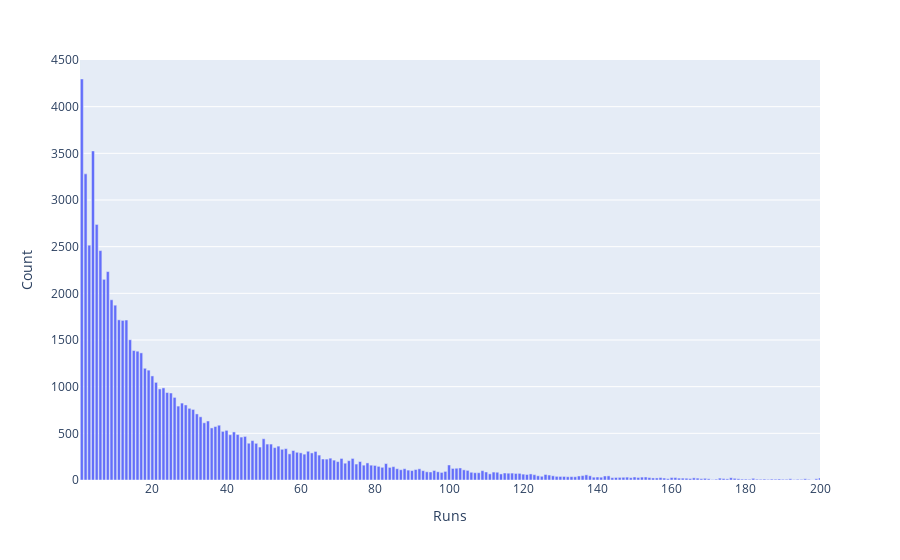

Notebook code for this chart:
### Code cell
fig1 = px.bar(new, x='Runs', y='Count')
fig1.update_yaxes(range=[0,4500])
fig1.update_xaxes(range=[0.5,200])
fig1.show()

### Figure 1 — Plotly figure (JSON) as saved in the notebook; plotly's stock layout.template omitted (floating-point values rounded to 4 significant figures; data arrays with more than 128 entries replaced by an {"elided": "..."} marker saying what was removed)
{"data": [{"alignmentgroup": "True", "hovertemplate": "Runs=%{x}<br>Count=%{y}<extra></extra>", "legendgroup": "", "marker": {"color": "#636efa"}, "name": "", "offsetgroup": "", "orientation": "v", "showlegend": false, "textposition": "auto", "type": "bar", "x": {"elided": "306 int values"}, "xaxis": "x", "y": {"elided": "306 int values"}, "yaxis": "y"}], "layout": {"barmode": "relative", "legend": {"tracegroupgap": 0}, "margin": {"t": 60}, "xaxis": {"anchor": "y", "domain": [0, 1], "range": [0.5, 200], "title": {"text": "Runs"}}, "yaxis": {"anchor": "x", "domain": [0, 1], "range": [0, 4500], "title": {"text": "Count"}}}}
